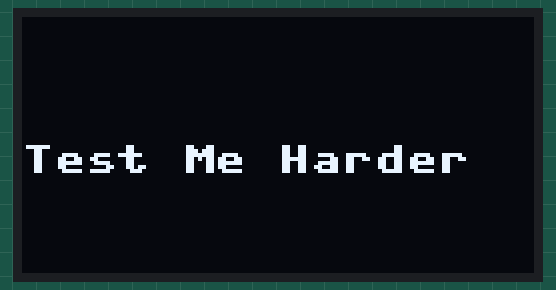
The program below on a simulated ESP8266 board running MicroPython. Shown: 128×64 one-colour display. Library files of the repository ran but are not shown: ssd1306.py. At 15.3 s the program stops and its outputs stay as they are.

Above: at 0.1 s.
At 3.2 s:
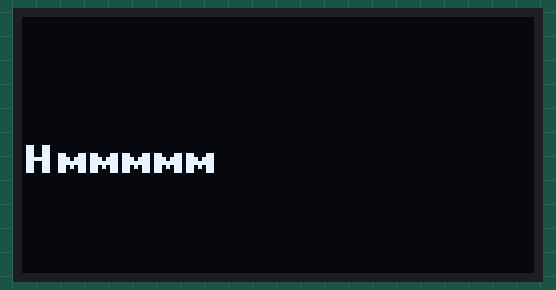
At 6.2 s:
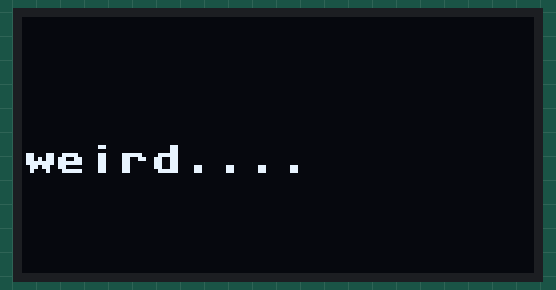
At 9.2 s:
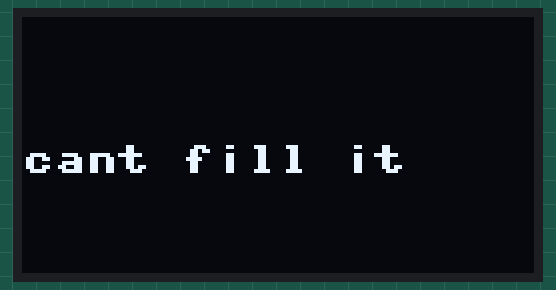
At 12.3 s:
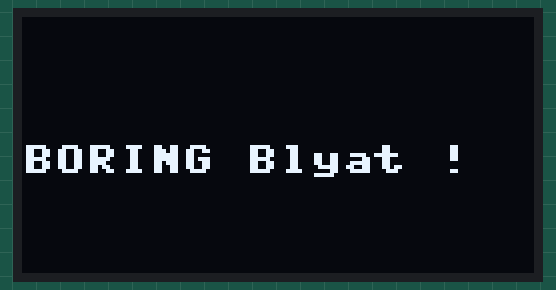
At 15.3 s:
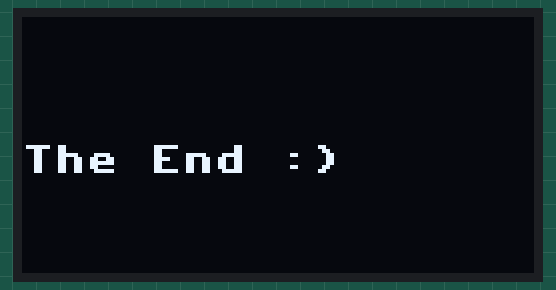

The program:

oled_working_test.py
```python
from machine import Pin, I2C
import ssd1306
from time import sleep

# Declering OLED Address & size
i2c = I2C(-1, scl=Pin(5), sda=Pin(4))
oled = ssd1306.SSD1306_I2C(128, 64, i2c, 0x3C)


#Lets start a small and boring Test
# filling the screen with NOTHING (Black screen) using "oled.fill(0)" / executing by this command -> "oled.show()"
oled.fill(0)
oled.text("Test Me Harder", 0, 32, 1) #
oled.show()
sleep(3)

# screen cleaning sequence - Ends with Black screen
oled.fill(0)
oled.show()

# next screen
oled.text("Hmmmmm", 0, 32, 1) #
oled.show()
sleep(3)

# screen cleaning sequence - Ends with Black screen
oled.fill(0)
oled.show()

# next screen
oled.text("weird....", 0, 32, 1) #
oled.show()
sleep(3)

# screen cleaning sequence - Ends with Black screen
oled.fill(0)
oled.show()

# next screen
oled.text("cant fill it", 0, 32, 1) #
oled.show()
sleep(3)

# screen cleaning sequence - Ends with Black screen
oled.fill(0)
oled.show()


# next screen
oled.text("BORING Blyat !", 0, 32, 1) #
oled.show()
sleep(3)

# screen cleaning sequence - Ends with Black screen
oled.fill(0)
oled.show()

# next screen
oled.text("The End :)", 0, 32, 1) #
oled.show()
```

Measured:
- what the display in image 1 shows lasts 3.1 s, from 3.1 s to 6.2 s
